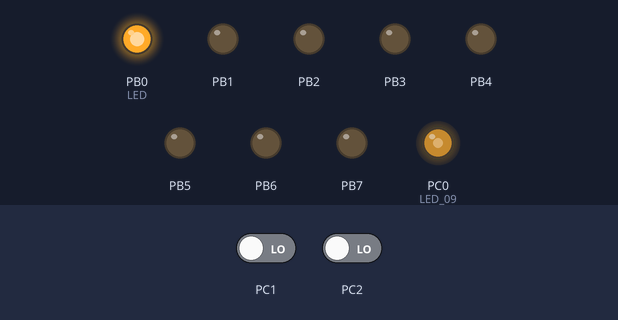
A program run on a simulated ATmega328P, built with avr-gcc and emulated at 16 MHz. Shown: output pins drawn as LEDs (lit = HIGH). The inputs (shaded band) are chosen by the test bench; at power-on: PC1 LOW, PC2 LOW.

Above: at 6.9 s.
7.0 s: PC1 driven HIGH
At 7.18 s:
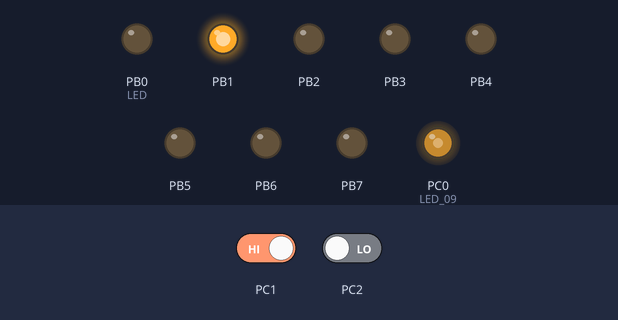
10.5 s: PC2 driven HIGH
At 10.5 s:
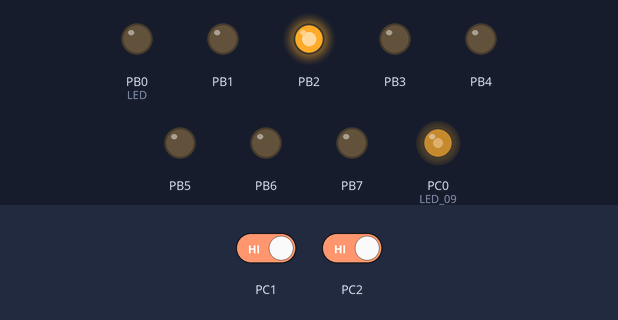
Timing chart, 0 to 20.0 s (numbered marks = the images above; inputs shaded):
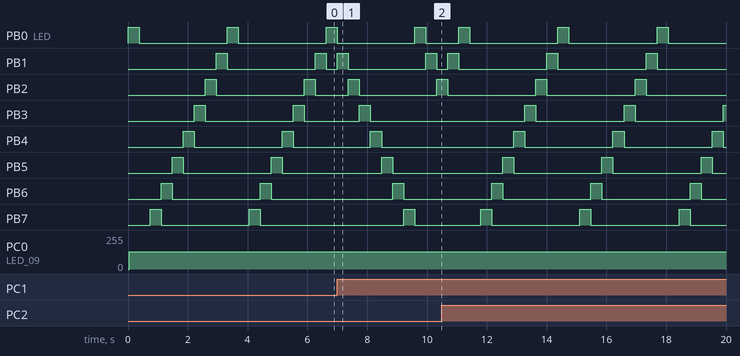

The program:

main.c
```c
/* Engenharia da Computação - UNAERP
 * Prova Parcial - Microcontroladores e Microprocessadores II - GL522A
 *
 * directional_led.c
 *
 *
 * Author : Wesley de Oliveira Mendes - 828.507
 */

#include <avr/io.h>
#include <util/delay.h>
#include <avr/interrupt.h>
#include <inttypes.h>

#ifdef F_CPU
#undef F_CPU
#define F_CPU 16000000UL			// CPU frequency
#endif

#define TIMER_CLOCK	2				// define led 9 freq to 1 Hz

#define LED_01	(0)
#define LED_02	(1)
#define LED_03	(2)
#define LED_04	(3)
#define LED_05	(4)
#define LED_06	(5)
#define LED_07	(6)
#define LED_08	(7)
#define LED_09	(0)

int led_status = 1, value = 0, direction = 0, led_nine = 1;

ISR(TIMER1_COMPA_vect) {
	if (led_nine == 1) {					// verifica o estado do LED
		PORTC = PORTC | (1<<LED_09);		// seta para o status do LED para aceso
	}

	if (led_nine == 0) {					// verificar o estado do LED
		PORTC = PORTC & ~(1<<LED_09);		// seta para o status do LED para apagado
	}

	led_nine = !led_nine;			// seta valor do LED para seu contrario
}


int main(void) {
	DDRB |= (0xFF);					// set output to all PORTB
	DDRC |= (0x01);					// set output to all PORTC

	TCCR1B |= (0x0B);				// pre-scaler = 64, clear timer/counter e compare match
	OCR1A = 5;						// define top counter value
	TIMSK1 |= (0x02);				// enable OC1 output to 'overflow interrupt'

	int i = 0;

	sei();							// habilita interrupcao

	while (1) {
		if (led_status == 1) {
			value = i;
			PORTB |= (1 << value);	// PORTB LED NL 1
			_delay_ms(300);			// delay 300 milliseconds
			led_status = 0;			// set LED Status to NL0
		}

		if (led_status == 0) {
			value = 8 - (8 - i);
			PORTB &= ~(1 << value);	// PORTB LED NL 0
			led_status = 1;			// set LED Status to NL1
		}


		if (PINC & (1 << PINC1)) {
			direction = 1;
			PORTC &= ~(1 << PINC1);
		}


		if (PINC & (1 << PINC2)) {
			direction = 0;
			PORTC &= ~(1 << PINC2);

		}


		if (direction == 0) {		// define a direcao do LED
			i--;					// para esquerda
		} else {
			i++;					// para direita
		}

		if (i >= 8) {				// controle de LED
			i = 0;
		}

		if (i < 0) {				// controle de LED
			i = 8;
		}
	}
}
```

Measured:
- by itself, PB0 (LED), PB1–7: alternates HIGH for 0.37 s and LOW for 2.9 s
